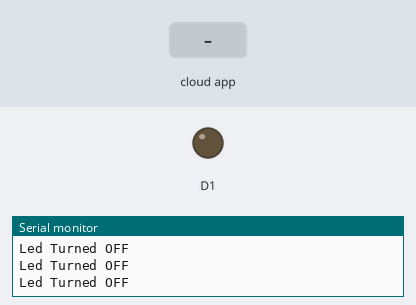
Bench run of a sketch on a simulated ESP8266 (NodeMCU). On the bench: output pins drawn as LEDs (lit = HIGH), the last lines printed to the serial monitor. The inputs (shaded band) are chosen by the test bench. WiFi joins after 1.5 s; servers stay silent unless stated; the Firebase database answers and starts empty.

Above: at 2.8 s.
2.9 s: the phone or cloud app sets LED1 to 1
At 3.4 s:
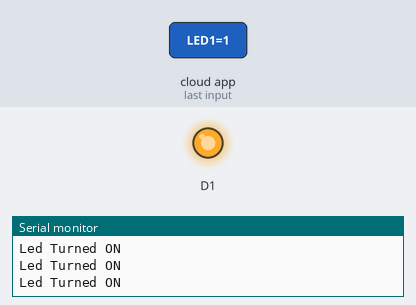
4.5 s: the phone or cloud app sets LED1 to 0
At 5.8 s:
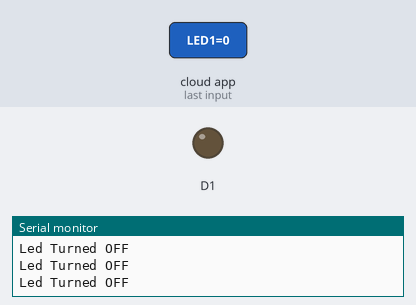
Timing chart, 0 to 7.5 s (numbered marks = the images above; inputs shaded):
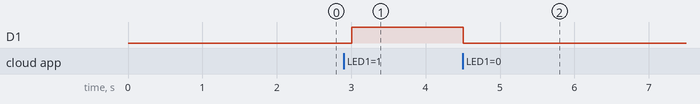

The sketch:

Firebase_Connecting_Code.ino
```cpp
#include <ESP8266WiFi.h>
#include <FirebaseArduino.h>

#define FIREBASE_HOST "iot-led-cube-project-default-rtdb.firebaseio.com"
#define FIREBASE_AUTH "tIOUhaDKqrNcky2sTxBVlRFuy21G84NRdIVFrloX"
#define WIFI_SSID "컴과고보다는 부소마고"
#define WIFI_PASSWORD "dongwook"
int fireStatus = 0;

void setup(){
    Serial.begin(115200);
    pinMode(D1, OUTPUT);
    WiFi.begin(WIFI_SSID, WIFI_PASSWORD);
    Serial.print("Connecting");
    while (WiFi.status() != WL_CONNECTED){
        Serial.print(".");
        delay(500);
    }
    Serial.println();
    Serial.println("Connected.");
    Serial.println(WiFi.localIP());
    Firebase.begin(FIREBASE_HOST, FIREBASE_AUTH);
    Firebase.set("LED1", 0);
}

void loop(){
    fireStatus = Firebase.getInt("LED1");
    if (fireStatus == 1){
        Serial.println("Led Turned ON");
        digitalWrite(D1, HIGH);
    }
    else{
        Serial.println("Led Turned OFF");
        digitalWrite(D1, LOW);
    }
}
```

Measured:
- after the input at 2.9 s, D1: LOW → HIGH after 0.10 s
- after the input at 4.5 s, D1: HIGH → LOW at once
